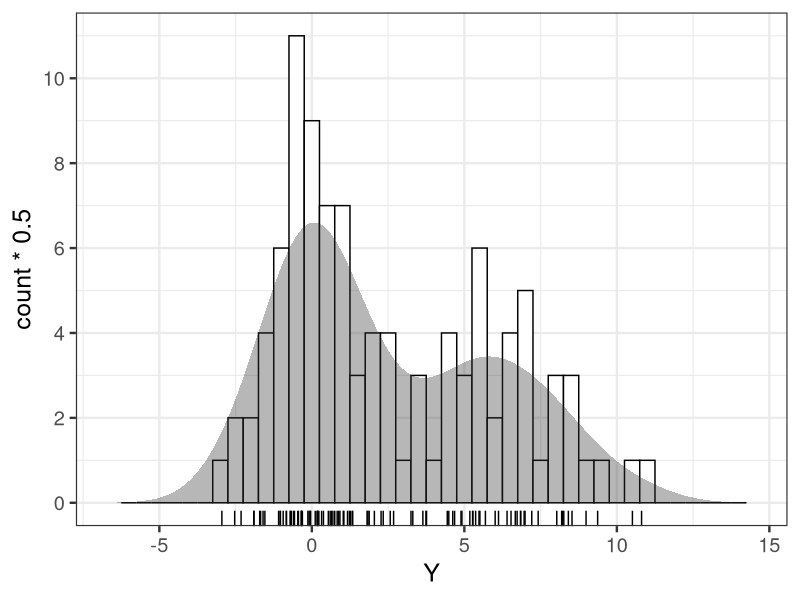

Write R code to recreate this figure.
library(ggplot2)

d <- read.csv(file='input/data-mix1.csv')
dens <- density(d$Y)

bw <- 0.5
p <- ggplot(data=d, aes(x=Y)) +
  theme_bw(base_size=18) +
  geom_histogram(binwidth=bw, colour='black', fill='white') +
  geom_density(eval(bquote(aes(y=..count..*.(bw)))), alpha=0.35, colour=NA, fill='gray20') +
  geom_rug(sides='b') +
  scale_y_continuous(breaks=seq(from=0, to=10, by=2)) +
  labs(x='Y') + xlim(range(dens$x))
ggsave(file='output/fig10-2.png', plot=p, dpi=300, w=4, h=3)
